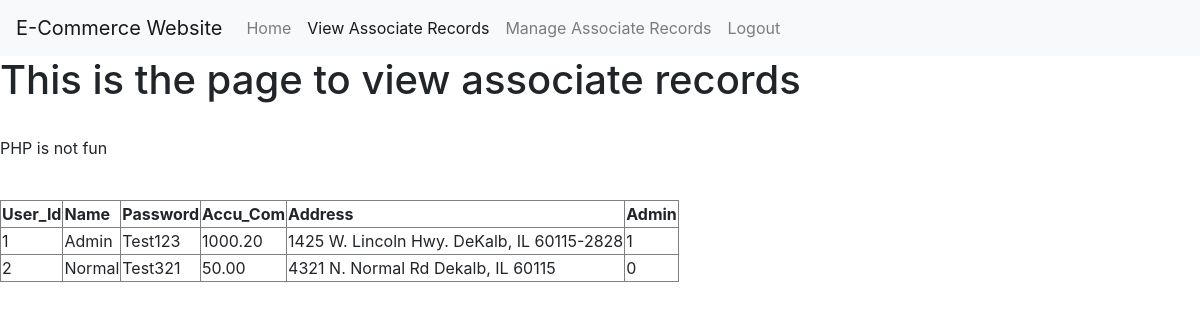
Screenshot of /views.php (signed in) with the database file from the repository.
### tables this page shows
create table Associate(
    User_Id  INT             NOT NULL PRIMARY KEY AUTO_INCREMENT,
    Name     CHAR(50)        NOT NULL,
    Password VARCHAR(50)     NOT NULL,
    Accu_Com DECIMAL(15,2)   NOT NULL,
    Address  VARCHAR(100)    NOT NULL,
    Admin    BOOLEAN         NOT NULL
);

### functions.php (the view, shortened to what this page needs)
<?php
function draw_table($rows)
{
	echo "<table border=1 cellspacing=1>";
	echo "<tr>";
	foreach($rows[0] as $key => $item)
	{
		echo "<th>$key</th>";
	}
	echo "</tr>";
		foreach($rows as $row)
		{
			echo "<tr>";
			foreach($row as $key => $item)
			{
				echo "<td>$item</td>";
			}
			echo "</tr>";
		}
}
?>

### views.php (shortened to what this page needs)
<?php
    include("functions.php");
    include("secrets.php");
?>
<!DOCTYPE html>
<html>
<head>
<link rel="stylesheet" href="https://stackpath.bootstrapcdn.com/bootstrap/4.3.1/css/bootstrap.min.css">
</head>
<body>
    <nav class="navbar navbar-expand-lg navbar-light bg-light">
    <a class="navbar-brand" href="#">E-Commerce Website</a>
    <div class="collapse navbar-collapse" id="navbarNav">
        <ul class="navbar-nav">
        <li class="nav-item ">
            <a class="nav-link" href="home.php">Home <span class="sr-only">(current)</span></a>
        </li>
        <li class="nav-item active">
            <a class="nav-link" href="views.php">View Associate Records</a>
        </li>
        <li class="nav-item">
            <a class="nav-link" href="manage.php">Manage Associate Records</a>
        </li>
        <li class="nav-item">
            <a class="nav-link" href="logout.php">Logout</a>
        </li>
        </ul>
    </div>
    </nav>
    <h1>This is the page to view associate records</h1>
    <br>
    <?php
        echo'<p>PHP is not fun</p>';
        $sql = ("SELECT * FROM ASSOCIATE;");
        $associate = $pdo->query($sql);
        $rows = $associate->fetchAll(PDO::FETCH_ASSOC);
        draw_table($rows);
     ?>
</body>
</html>

### rows the page displays
associate: User_Id "1", Name "Admin", Password "Test123", Accu_Com "1000.20", Address "1425 W. Lincoln Hwy. DeKalb, IL 60115-2828", Admin "1"
associate: User_Id "2", Name "Normal", Password "Test321", Accu_Com "50.00", Address "4321 N. Normal Rd Dekalb, IL 60115", Admin "0"

### other values shown
$key "User_Id"
$key "Name"
$key "Password"
$key "Accu_Com"
$key "Address"
$key "Admin"
